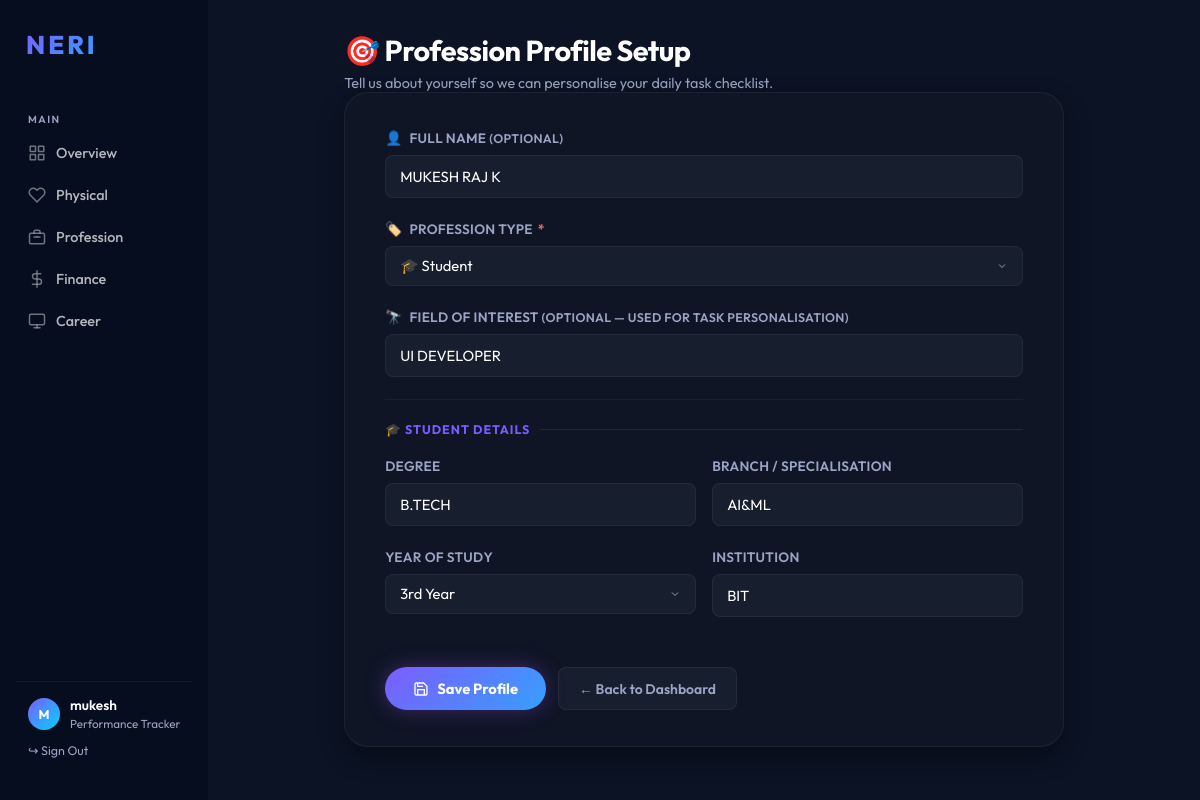
The page /profile/setup (signed in) on the database its author committed.
### tables this page shows
CREATE TABLE users (
    id INTEGER PRIMARY KEY AUTOINCREMENT,
    username TEXT UNIQUE NOT NULL,
    password_hash TEXT NOT NULL,
    height REAL,
    weight REAL,
    blood_group TEXT,
    bmi REAL,
    daily_water_target_liters REAL DEFAULT 2.5
);

CREATE TABLE user_profiles (
            id INTEGER PRIMARY KEY AUTOINCREMENT,
            user_id INTEGER NOT NULL UNIQUE,
            full_name TEXT,
            profession_type TEXT,
            field_of_interest TEXT,
            degree TEXT,
            branch TEXT,
            year_of_study TEXT,
            institution TEXT,
            industry TEXT,
            role TEXT,
            experience_years TEXT,
            created_at TIMESTAMP DEFAULT CURRENT_TIMESTAMP,
            updated_at TIMESTAMP DEFAULT CURRENT_TIMESTAMP, bio TEXT, date_of_birth TEXT, location TEXT, website TEXT,
            FOREIGN KEY (user_id) REFERENCES users (id)
        );

### app.py (the view, shortened to what this page needs)
@app.route('/profile/setup', methods=['GET', 'POST'])
@login_required
def profile_setup():
    db = get_db()
    uid = session['user_id']
    profile = _get_user_profile(db, uid)
    return render_template('profile_setup.html', profile=profile)

### app.py (called while the page is built)
@app.teardown_appcontext
def teardown_app_context(exception):
    close_connection(exception)

@app.context_processor
def inject_user():
    user = None
    if 'user_id' in session:
        db = get_db()
        user = db.execute('SELECT * FROM users WHERE id = ?', (session['user_id'],)).fetchone()
    return dict(current_user=user)

def login_required(f):
    from functools import wraps
    @wraps(f)
    def decorated_function(*args, **kwargs):
        if 'user_id' not in session:
            return redirect(url_for('login'))
        return f(*args, **kwargs)
    return decorated_function

def _get_user_profile(db, uid):
    try:
        return db.execute(
            'SELECT * FROM user_profiles WHERE user_id = ?', (uid,)
        ).fetchone()
    except Exception:
        return None

### database.py (called while the page is built)
def get_db():
    db = getattr(g, '_database', None)
    if db is None:
        db = g._database = get_connection(DATABASE)
    return db

def close_connection(exception):
    db = getattr(g, '_database', None)
    if db is not None:
        db.close()

### db_wrapper.py (called while the page is built)
def get_connection(db_path):
    if DATABASE_URL:
        import psycopg2
        conn = psycopg2.connect(DATABASE_URL)
        return ConnectionWrapper(conn, True)
    else:
        conn = sqlite3.connect(db_path)
        conn.row_factory = sqlite3.Row
        return ConnectionWrapper(conn, False)

    def fetchone(self):
        return self._cursor.fetchone()

    def cursor(self):
        if self._is_postgres:
            cur = self._conn.cursor(cursor_factory=RealDictCursor)
        else:
            cur = self._conn.cursor()
        return CursorWrapper(cur, self._is_postgres)

    def execute(self, query, params=None):
        cur = self.cursor()
        return cur.execute(query, params)

    def close(self):
        self._conn.close()

### templates/profile_setup.html (shortened to what this page needs)
{% extends 'base.html' %}
{% block content %}
<div class="profile-setup-page fade-in">
    <div class="page-header" style="animation: fadeInUp 0.4s ease-out;">
        <h1>🎯 Profession Profile Setup</h1>
        <p style="color: var(--text-muted); margin-top:6px;">
            Tell us about yourself so we can personalise your daily task checklist.
        </p>
    </div>
    <div class="profile-setup-card glass">
        <form action="{{ url_for('profile_setup') }}" method="POST" id="profileForm" novalidate>
            <div class="psetup-field-group">
                <label class="psetup-label">
                    <span class="psetup-icon">👤</span> Full Name <span style="color:var(--text-muted); font-size:0.78rem;">(optional)</span>
                </label>
                <input
                    type="text"
                    name="full_name"
                    class="psetup-input"
                    placeholder="e.g. Mukesh Raj"
                    value="{{ (profile.full_name or '') if profile else '' }}"
                    maxlength="100"
                >
            </div>
            <div class="psetup-field-group">
                <label class="psetup-label">
                    <span class="psetup-icon">🏷️</span> Profession Type <span class="psetup-required">*</span>
                </label>
                <select
                    name="profession_type"
                    id="profTypeSelect"
                    class="psetup-input psetup-select"
                    required
                    onchange="handleProfessionChange(this.value)"
                >
                    <option value="Student"              {{ 'selected' if profile and profile.profession_type == 'Student' }}>🎓 Student</option>
                </select>
            </div>
            <div class="psetup-field-group">
                <label class="psetup-label">
                    <span class="psetup-icon">🔭</span> Field of Interest <span style="color:var(--text-muted); font-size:0.78rem;">(optional — used for task personalisation)</span>
                </label>
                <input
                    type="text"
                    name="field_of_interest"
                    class="psetup-input"
                    placeholder="e.g. Web Development, AI/ML, Finance, Cybersecurity…"
                    value="{{ (profile.field_of_interest or '') if profile else '' }}"
                    maxlength="100"
                >
            </div>
            <div id="studentFields" class="conditional-fields" style="display:none;">
                <div class="psetup-section-divider">
                    <span class="psetup-section-label">🎓 Student Details</span>
                </div>
                <div class="psetup-grid-2">
                    <div class="psetup-field-group">
                        <label class="psetup-label">Degree</label>
                        <input type="text" name="degree" class="psetup-input"
                               placeholder="e.g. B.Tech, BCA, B.Sc"
                               value="{{ (profile.degree or '') if profile else '' }}" maxlength="80">
                    </div>
                    <div class="psetup-field-group">
                        <label class="psetup-label">Branch / Specialisation</label>
                        <input type="text" name="branch" class="psetup-input"
                               placeholder="e.g. Computer Science, ECE"
                               value="{{ (profile.branch or '') if profile else '' }}" maxlength="80">
                    </div>
                </div>
                <div class="psetup-grid-2">
                    <div class="psetup-field-group">
                        <label class="psetup-label">Year of Study</label>
                        <select name="year_of_study" class="psetup-input psetup-select">
                            {% for yr in ['1st Year', '2nd Year', '3rd Year', '4th Year', 'Final Year', 'Post-Graduate'] %}
                            <option value="{{ yr }}" {{ 'selected' if profile and profile.year_of_study == yr }}>{{ yr }}</option>
                            {% endfor %}
                        </select>
                    </div>
                    <div class="psetup-field-group">
                        <label class="psetup-label">Institution</label>
                        <input type="text" name="institution" class="psetup-input"
                               placeholder="e.g. VIT, MIT, IIT Madras"
                               value="{{ (profile.institution or '') if profile else '' }}" maxlength="120">
                    </div>
                </div>
            </div>
            <div style="margin-top: 28px; display: flex; gap: 12px; flex-wrap: wrap;">
                <button type="submit" class="psetup-btn-primary" id="saveProfileBtn">
                    <svg viewBox="0 0 24 24" fill="none" stroke="currentColor" stroke-width="2" style="width:16px; height:16px;"><path d="M19 21H5a2 2 0 01-2-2V5a2 2 0 012-2h11l5 5v11a2 2 0 01-2 2z"/><polyline points="17 21 17 13 7 13 7 21"/><polyline points="7 3 7 8 15 8"/></svg>
                    Save Profile
                </button>
                {% if profile %}
                <a href="{{ url_for('profession_dashboard') }}" class="psetup-btn-secondary">
                    ← Back to Dashboard
                </a>
                {% endif %}
            </div>
        </form>
    </div>
</div>
{% endblock %}

### templates/base.html (shortened to what this page needs)
<!DOCTYPE html>
<html lang="en">
<head>
    <link rel="stylesheet" href="{{ url_for('static', filename='css/style.css') }}?v=3.5">
</head>
<body>
    <div class="container">
        <nav class="sidebar">
            <div class="logo">NERI</div>
            <div class="nav-section-label">Main</div>
            <ul class="nav-links">
                <li>
                    <a href="{{ url_for('overview') }}"
                        class="{{ 'active' if request.endpoint == 'overview' else '' }}">
                        <svg class="nav-icon" viewBox="0 0 24 24" fill="none" stroke="currentColor" stroke-width="2"
                            stroke-linecap="round" stroke-linejoin="round">
                            <rect x="3" y="3" width="7" height="7" />
                            <rect x="14" y="3" width="7" height="7" />
                            <rect x="3" y="14" width="7" height="7" />
                            <rect x="14" y="14" width="7" height="7" />
                        </svg>
                        Overview
                    </a>
                </li>
                <li>
                    <a href="{{ url_for('physical') }}"
                        class="{{ 'active' if request.endpoint == 'physical' else '' }}">
                        <svg class="nav-icon" viewBox="0 0 24 24" fill="none" stroke="currentColor" stroke-width="2"
                            stroke-linecap="round" stroke-linejoin="round">
                            <path
                                d="M20.84 4.61a5.5 5.5 0 0 0-7.78 0L12 5.67l-1.06-1.06a5.5 5.5 0 0 0-7.78 7.78l1.06 1.06L12 21.23l7.78-7.78 1.06-1.06a5.5 5.5 0 0 0 0-7.78z" />
                        </svg>
                        Physical
                    </a>
                </li>
                <li>
                    <a href="{{ url_for('profession') }}"
                        class="{{ 'active' if request.endpoint == 'profession' else '' }}">
                        Profession
                    </a>
                </li>
                <li>
                    <a href="{{ url_for('finance') }}" class="{{ 'active' if request.endpoint == 'finance' else '' }}">
                        <svg class="nav-icon" viewBox="0 0 24 24" fill="none" stroke="currentColor" stroke-width="2"
                            stroke-linecap="round" stroke-linejoin="round">
                            <line x1="12" y1="1" x2="12" y2="23"></line>
                            <path d="M17 5H9.5a3.5 3.5 0 0 0 0 7h5a3.5 3.5 0 0 1 0 7H6"></path>
                        </svg>
                        Finance
                    </a>
                </li>
                <li>
                    <a href="{{ url_for('career') }}" class="{{ 'active' if request.endpoint == 'career' else '' }}">
                        <svg class="nav-icon" viewBox="0 0 24 24" fill="none" stroke="currentColor" stroke-width="2"
                            stroke-linecap="round" stroke-linejoin="round">
                            <rect x="2" y="3" width="20" height="14" rx="2" ry="2" />
                            <path d="M8 21h8" />
                            <path d="M12 17v4" />
                        </svg>
                        Career
                    </a>
                </li>
            </ul>
            {% if current_user %}
            <div class="sidebar-user">
                <div style="display:flex; align-items:center; gap: 10px;">
                    <div class="sidebar-avatar">{{ current_user['username'][0].upper() }}</div>
                    <div>
                        <div class="user-name">{{ current_user['username'] }}</div>
                        <div class="user-role">Performance Tracker</div>
                    </div>
                </div>
                <a href="{{ url_for('logout') }}"
                    style="display:block; margin-top:12px; font-size:0.78rem; color:var(--text-muted); text-decoration:none; transition: color 0.2s;"
                    onmouseover="this.style.color='#ef4444'" onmouseout="this.style.color='var(--text-muted)'">
                    ↪ Sign Out
                </a>
            </div>
            {% endif %}
        </nav>
        <main class="main-content">
            {% block content %}{% endblock %}
        </main>
    </div>
</body>
</html>

### rows shown on the page
users: username "M", username "mukesh"
user_profiles: full_name "MUKESH RAJ K", field_of_interest "UI DEVELOPER", degree "B.TECH", branch "AI&ML", institution "BIT"

### other values the page prints
form field year_of_study "3rd Year"
